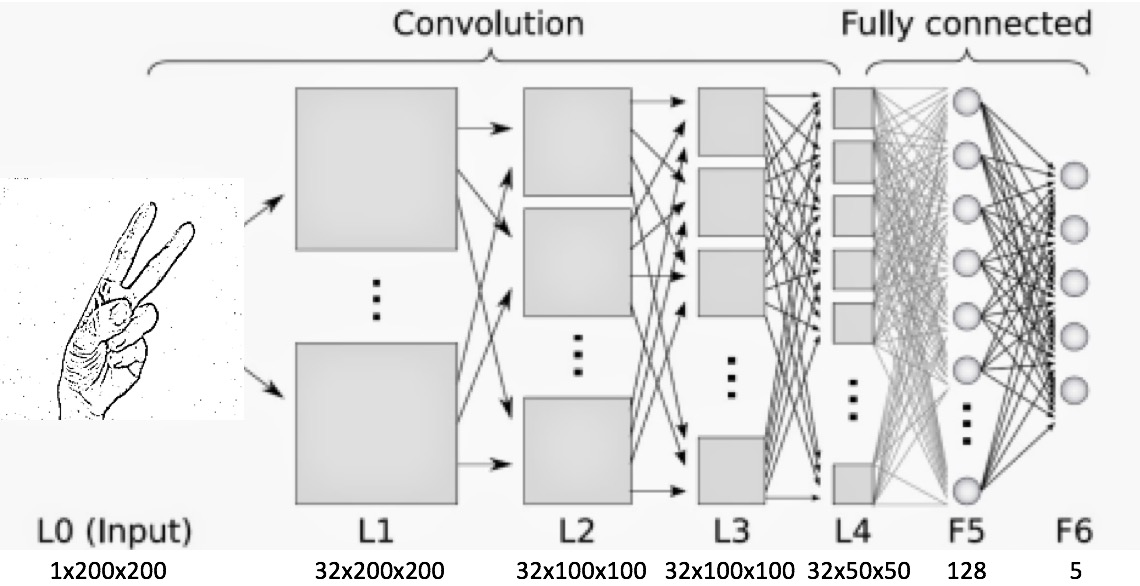
#> input picture Picture2.jpeg, 1140 x 586 px, given in place of the camera
$ python CaptureBinary.py
#> lines starting #> are read from the running program, lines starting #| are printed output that depends on the picture; after the words box and inside, x2 and y2 are one past the last pixel; in counts of white or black regions, pixels touching at a corner belong together
# Script to capture images for training and testing.
import cv2
from skimage import io, transform

# Create binary image.
def binaryMask(frame):
    roi = frame

    gray = cv2.cvtColor(roi, cv2.COLOR_BGR2GRAY)
    blur = cv2.GaussianBlur(gray, (5, 5), 2)
    th3 = cv2.adaptiveThreshold(blur, 255, cv2.ADAPTIVE_THRESH_GAUSSIAN_C, cv2.THRESH_BINARY_INV, 11, 2)
    ret, res = cv2.threshold(th3, 70, 255, cv2.THRESH_BINARY_INV + cv2.THRESH_OTSU)
    return res

# Resize the input image.
def reSize(img, output_size):
    if len(img.shape) < 3:
        img = img.reshape(img.shape[0], img.shape[1], 1)
    else:
        img = cv2.cvtColor(img, cv2.COLOR_RGB2GRAY)
        img = img.reshape(img.shape[0], img.shape[1], 1)
    img = transform.resize(img, (output_size, output_size), mode='constant')
    return img

# Capture video image
cap = cv2.VideoCapture(0)

cv2.namedWindow('Bigger', cv2.WINDOW_NORMAL)
# fgbg = cv2.createBackgroundSubtractorMOG2()
# fgbg = cv2.bgsegm.createBackgroundSubtractorMOG(history=1, nmixtures=5, backgroundRatio=0.1, noiseSigma=0.02)
# fgbg = cv2.createBackgroundSubtractorMOG2(history=0, varThreshold=100, detectShadows=True)
# set rt size as 640x480
ret = cap.set(3, 400)
ret = cap.set(4, 400)

count = 0
while True:
    ret, frame = cap.read()
#> frame is the input picture: shape (586, 1140, 3); mean B, G, R 228.4, 228.4, 228.4
    frame = cv2.flip(frame, 1)
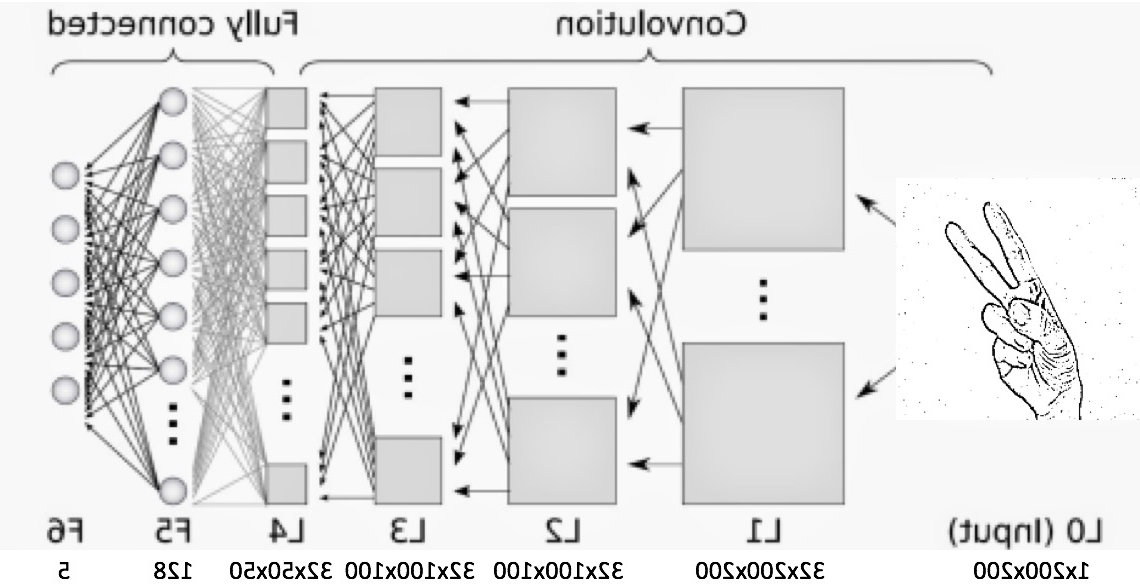
#> frame: shape (586, 1140, 3); mean B, G, R 228.4, 228.4, 228.4
    roi = binaryMask(frame)
#> in binaryMask, `th3 = cv2.adaptiveThreshold(blur, 255, cv2.ADAPTIVE_THRESH_GAUSSIAN_C,..`:
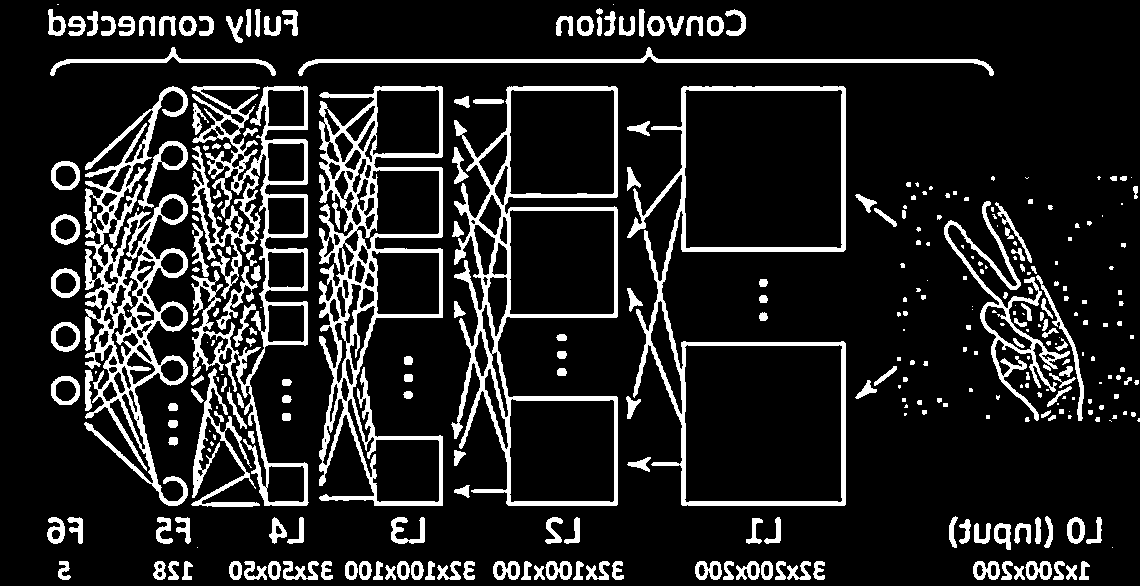
#> th3: shape (586, 1140); 14% white; 328 white regions (100 under 20 px), largest, box (x1, y1, x2, y2) and area: (319, 86, 443, 506) 13062, (84, 86, 188, 506) 12147, (191, 86, 309, 506) 11629
#> in binaryMask, `ret, res = cv2.threshold(th3, 70, 255, cv2.THRESH_BINARY_INV + cv2.THR..`: ret = 0

    # cv2.imshow('frame', frame)
    cv2.imshow('roi', roi)

    if cv2.waitKey(1) & 0xFF == ord('g'):
#> (key Esc is pressed here)
        count += 1
        print ('%dth image' % count)
        resized_img = cv2.resize(roi, (200, 200))
        cv2.imwrite('./new_test_img/ok' + str(count) + '.png', resized_img)

cap.release()
cv2.destroyAllWindows()

$ run again, on Picture1.png
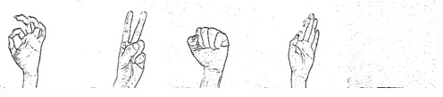
#> input picture Picture1.png, 443 x 97 px, given in place of the camera
#> frame is the input picture: shape (97, 443, 3); mean B, G, R 247.2, 247.3, 247.3
#> in binaryMask, `blur = cv2.GaussianBlur(gray, (5, 5), 2)`:
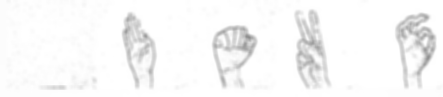
#> blur: shape (97, 443); min 141, max 255, mean 247.3
#> in binaryMask, `th3 = cv2.adaptiveThreshold(blur, 255, cv2.ADAPTIVE_THRESH_GAUSSIAN_C,..`:
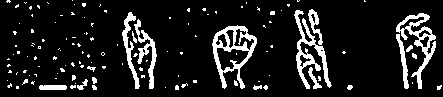
#> th3: shape (97, 443); 11.7% white; 126 white regions (108 under 20 px), largest, box (x1, y1, x2, y2) and area: (212, 25, 257, 89) 956, (294, 10, 332, 89) 825, (396, 13, 436, 89) 782
#> ret = 0

$ run again, on Picture3.png
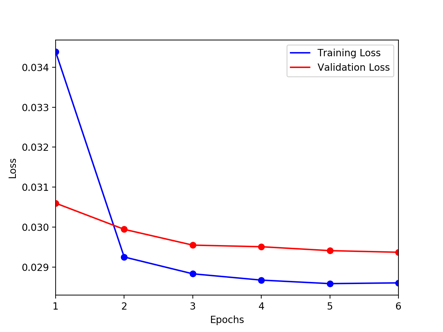
#> input picture Picture3.png, 443 x 332 px, given in place of the camera
#> frame is the input picture: shape (332, 443, 3); mean B, G, R 250.6, 249, 250.2
#> in binaryMask, `blur = cv2.GaussianBlur(gray, (5, 5), 2)`:
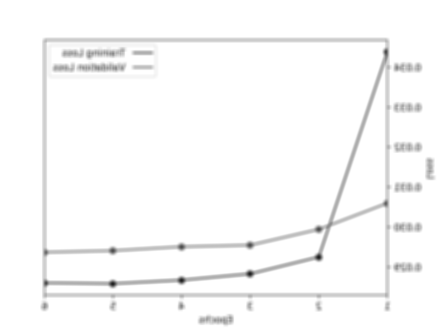
#> blur: shape (332, 443); min 30, max 255, mean 249.6
#> in binaryMask, `th3 = cv2.adaptiveThreshold(blur, 255, cv2.ADAPTIVE_THRESH_GAUSSIAN_C,..`:
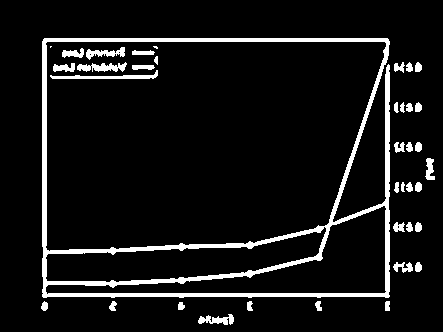
#> th3: shape (332, 443); 8.1% white; 38 white regions (2 under 20 px), largest, box (x1, y1, x2, y2) and area: (42, 38, 390, 298) 8739, (50, 70, 158, 79) 368, (77, 62, 127, 72) 294
#> ret = 0

$ run again, on Picture4.png
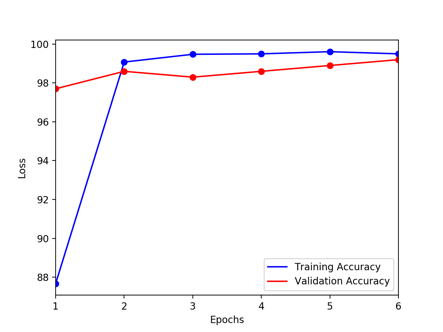
#> input picture Picture4.png, 443 x 332 px, given in place of the camera
#> frame is the input picture: shape (332, 443, 3); mean B, G, R 250.6, 249.1, 250.2
#> in binaryMask, `blur = cv2.GaussianBlur(gray, (5, 5), 2)`:
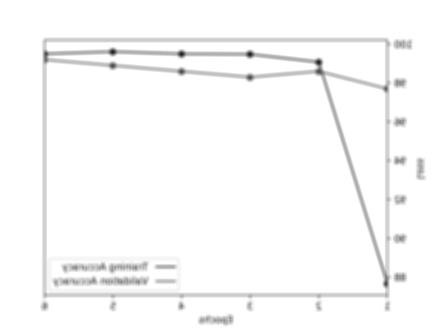
#> blur: shape (332, 443); min 32, max 255, mean 249.6
#> in binaryMask, `th3 = cv2.adaptiveThreshold(blur, 255, cv2.ADAPTIVE_THRESH_GAUSSIAN_C,..`:
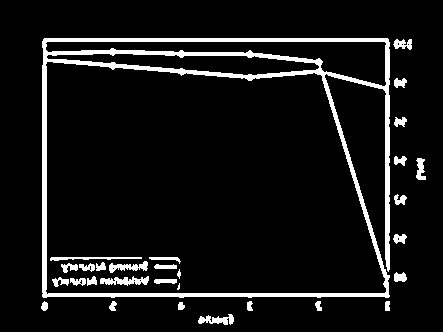
#> th3: shape (332, 443); 7.9% white; 30 white regions (1 under 20 px), largest, box (x1, y1, x2, y2) and area: (42, 38, 390, 298) 8778, (100, 276, 149, 286) 285, (109, 261, 148, 273) 230
#> ret = 0
